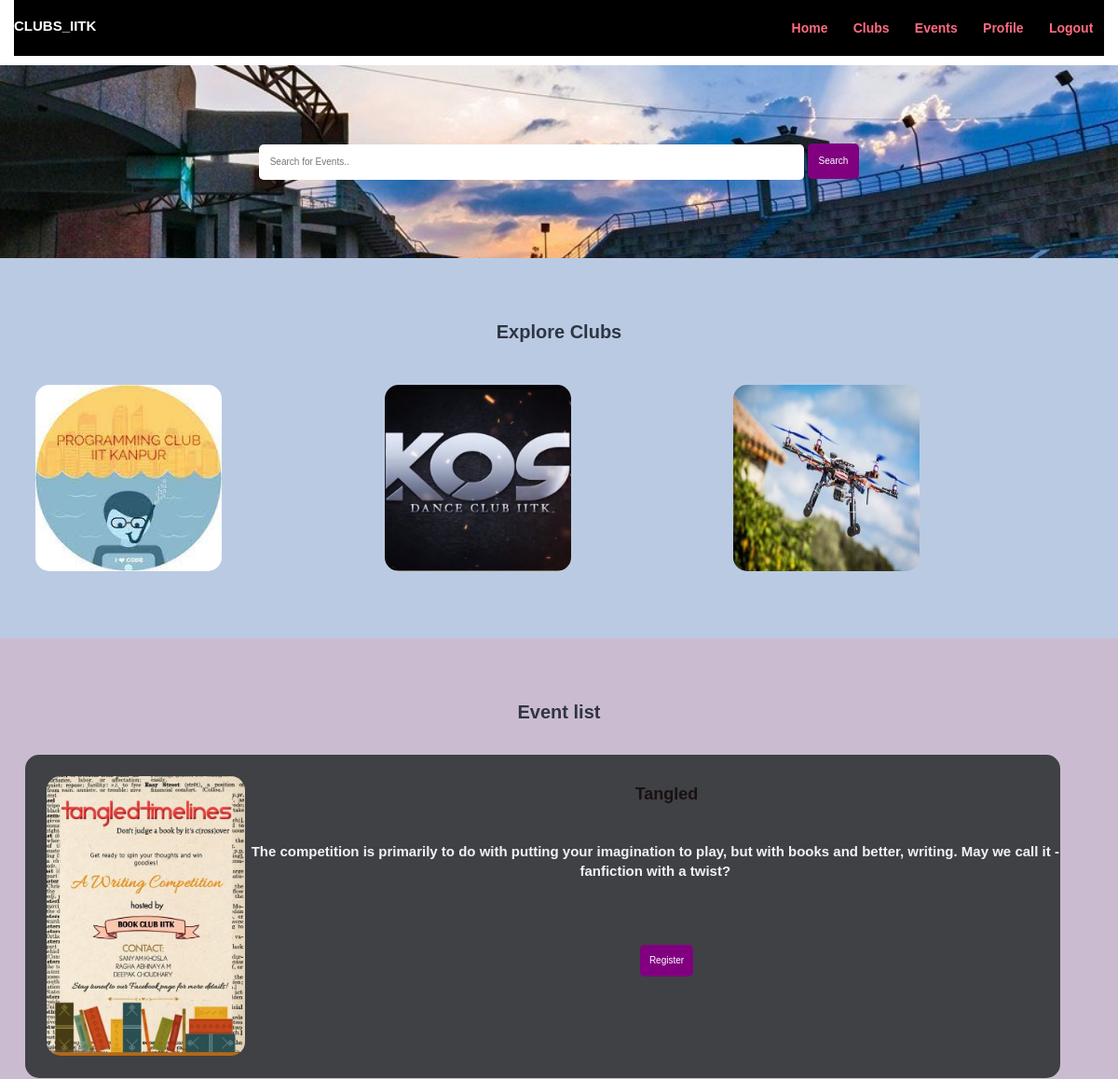
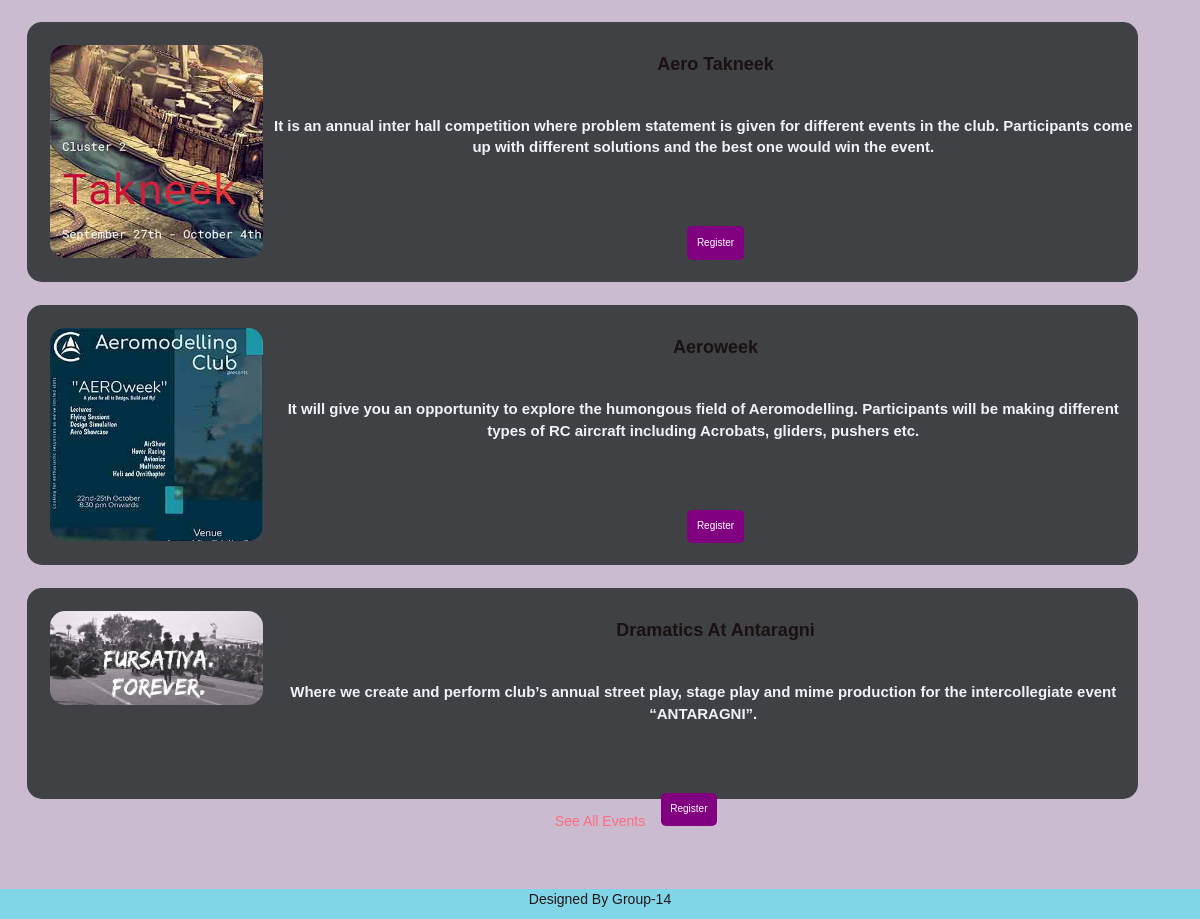
Screenshot of /user/ (signed in) with the database file from the repository (2 pictures, top to bottom).
### tables this page shows
CREATE TABLE `tbl_clubs` (
  `id` int(10) UNSIGNED NOT NULL,
  `title` varchar(100) NOT NULL,
  `image_name` varchar(255) NOT NULL,
  `featured` varchar(10) NOT NULL,
  `active` varchar(10) NOT NULL
);

CREATE TABLE `tbl_events` (
  `id` int(10) UNSIGNED NOT NULL,
  `title` varchar(100) NOT NULL,
  `description` text NOT NULL,
  `image_name` varchar(255) NOT NULL,
  `club_id` int(10) UNSIGNED NOT NULL,
  `featured` varchar(10) NOT NULL,
  `active` varchar(10) NOT NULL
);

### user/index.php (the view, shortened to what this page needs)
<?php include('partials-front/menu.php'); ?>
<section class="event-search text-center">
    <div class="container">
        <form action="<?php echo SITEURL; ?>user/event-search.php" method="POST">
            <input type="search" name="search" placeholder="Search for Events.." required>
            <input type="submit" name="submit" value="Search" class="btn btn-primary">
        </form>
    </div>
</section>
<section class="clubs" style="background-color:#bacae3">
    <div class="container">
        <h2 class="text-center"><b>Explore Clubs</b></h2>
        <?php
            $sql = "SELECT * FROM tbl_clubs WHERE active='Yes' AND featured='Yes' LIMIT 3";
            $res = mysqli_query($conn, $sql);
            $count = mysqli_num_rows($res);
            if($count>0)
            {
                while($row=mysqli_fetch_assoc($res))
                {
                    $id = $row['id'];
                    $image_name = $row['image_name'];
                    ?>
                    <a href="<?php echo SITEURL; ?>user/club-events.php?club_id=<?php echo $id; ?>">
                        <div class="box-3 float-container">
                            <?php
                                if($image_name=="")
                                {
                                    echo "<div class='error'>Image not Available</div>";
                                }
                                else
                                {
                                    ?>
                                    <img style="height:200px;width:200px"src="<?php echo SITEURL; ?>images/clubs/<?php echo $image_name; ?>" alt="Pizza" class="img-responsive img-curve">
                                    <?php
                                }
                            ?>
                        </div>
                    </a>
                    <?php
                }
            }
            else
            {
                echo "<div class='error'>Club not Added.</div>";
            }
        ?>
    </div>
</section>
<section class="event-menu">
    <div class="container">
        <h2 class="text-center"><b>Event list</b></h2>
        <?php
        $sql2 = "SELECT * FROM tbl_events WHERE active='Yes' AND featured='Yes' LIMIT 4";
        $res2 = mysqli_query($conn, $sql2);
        $count2 = mysqli_num_rows($res2);
        if($count2>0)
        {
            while($row=mysqli_fetch_assoc($res2))
            {
                $id = $row['id'];
                $title = $row['title'];
                $description = $row['description'];
                $image_name = $row['image_name'];
                ?>
        <div class="event-menu-box d-flex flex-row">
          <div class="event-menu-img">
              <?php
                if($image_name=="")
                {
                         echo "<div class='error'>Image not Available.</div>";
                }
                else
                {
                       ?>
                      <img src="<?php echo SITEURL; ?>images/events/<?php echo $image_name; ?>" alt="Event.jpg" class="img-responsive img-curve">
                      <?php
                }
              ?>
          </div>
         <div class="event-menu-desc d-flex flex-column">
                    <div >
                     <h4 class = "text-center event-heading"><b><?php echo $title; ?></b></h4>
                      <p class="event-detail text-center">
                           <?php echo $description; ?>
                       </p>
                    </div>
                    <br>
                   <div class="text-center justify-content-end reg-button" style="margin-bottom:-50px">
                    <a href="<?php echo SITEURL; ?>user/reg.php?event_id=<?php echo $id; ?>" class="btn btn-primary text-center reg-button">Register</a>
                 </div>
         </div>
        </div>
                <?php
            }
        }
        else
        {
            echo "<div class='error'>Events not available.</div>";
        }
        ?>
    </div>
    <p class="text-center">
        <a href="http://localhost/CLUBS_IITK/user/events.php">See All Events</a>
    </p>
</section>
<?php include('partials-front/footer.php'); ?>

### user/partials-front/menu.php (shortened to what this page needs)
<!DOCTYPE html>
<html lang="en">
<head>
<link rel="stylesheet" href="https://maxcdn.bootstrapcdn.com/bootstrap/3.3.7/css/bootstrap.min.css">
<link rel="stylesheet" href="https://maxcdn.bootstrapcdn.com/font-awesome/4.7.0/css/font-awesome.min.css">
    <link rel="stylesheet" href="../css/style.css">
</head>
<body>
         <div class="container">
            <div class="logo" style="color:white">
                <h3><b>CLUBS_IITK</b></h3>
            </div>
            <div class="menu text-right" style="background-color :black">
                <ul>
                    <li>
                        <a href="http://localhost/CLUBS_IITK/user/index.php">Home</a>
                    </li>
                    <li>
                        <a href="http://localhost/CLUBS_IITK/user/clubs.php">Clubs</a>
                    </li>
                    <li>
                        <a href="http://localhost/CLUBS_IITK/user/events.php">Events</a>
                    </li>
                    <li>
                        <?php
                            $username=$_SESSION['user'];
                             echo"<a href=\"http://localhost/CLUBS_IITK/user/user_profile.php?username=".$username."\">Profile</a>
                            ";
                        ?>
                    </li>
                    <li><a href="logout.php">Logout</a></li>
                </ul>
            </div>
        </div>

### user/partials-front/footer.php (shortened to what this page needs)
 <section class="footer">
        <div class="container text-center">
            <p> Designed By Group-14</p>
        </div>
    </section>
</body>
</html>

### css/style.css (style rules this page uses)
* { margin: 0; padding: 0; font-family: Arial, Helvetica, sans-serif; }
.container { margin: 0 auto; padding: 0%; }
.img-responsive { width: 100%; }
.img-curve { border-radius: 15px; }
.text-right { text-align: right; }
.text-center { text-align: center; }
a { color: #ff6b81; text-decoration: none; }
.btn { padding: 1%; border: none; font-size: 1rem; border-radius: 5px; }
.btn-primary { background-color: #ff6b81; color: white; cursor: pointer; }
h2 { color: #2f3542; font-size: 2rem; margin-bottom: 2%; }
h3 { font-size: 1.5rem; }
.float-container { position: relative; }
.logo { width: 10%; float: left; }
.menu { line-height: 60px; }
.menu ul { list-style-type: none; }
.menu ul li { display: inline; padding: 1%; font-weight: bold; }
.event-search { background-image: url(../images/oat-2.jpg); background-size: cover; background-repeat: no-repeat; background-position: center; padding: 7% 0; }
.event-search input[type="search"] { width: 50%; padding: 1%; font-size: 1rem; border: none; border-radius: 5px; }
.clubs { padding: 4% 0; }
.box-3 { width: 28%; float: left; margin: 2%; }
.event-menu { background-color: #cabbd1; padding: 4% 0; }
.event-menu-box { width: 95%; margin: 1%; padding: 2%; float: left; background-color: rgb(63, 65, 68); border-radius: 15px; }
.event-menu-img { width: 20%; float: left; }
.event-menu-desc { width: 90%; color: #1a1112; margin-left: 15%; font-size: 2rem; font-weight: 600; }
.event-detail { font-size: 1.5rem; color: #f0f2f7; margin-left: 3%; padding: 30px; }

### user/index.php (style rules this page uses)
.btn-primary { background-color: purple; font-color: green; }

### user/partials-front/footer.php (style rules this page uses)
.footer { background-color: #80d5e8; color: rgb(32, 22, 22); }

### rows the page displays
tbl_clubs: image_name (picture)
tbl_clubs: image_name (picture)
tbl_clubs: image_name (picture)
tbl_events: image_name (picture), title "Tangled", description "The competition is primarily to do with putting your imagination to play, but with books and better, writing. May we call it - fanfiction with a twist?"
tbl_events: image_name (picture), title "Aero Takneek", description "It is an annual inter hall competition where problem statement is given for different events in the club. Participants come up with different solutions and the best one would win the event."
tbl_events: image_name (picture), title "Aeroweek", description "It will give you an opportunity to explore the humongous field of Aeromodelling. Participants will be making different types of RC aircraft including Acrobats, gliders, pushers etc."
tbl_events: image_name (picture), title "Dramatics At Antaragni", description "Where we create and perform club’s annual street play, stage play and mime production for the intercollegiate event “ANTARAGNI”."
